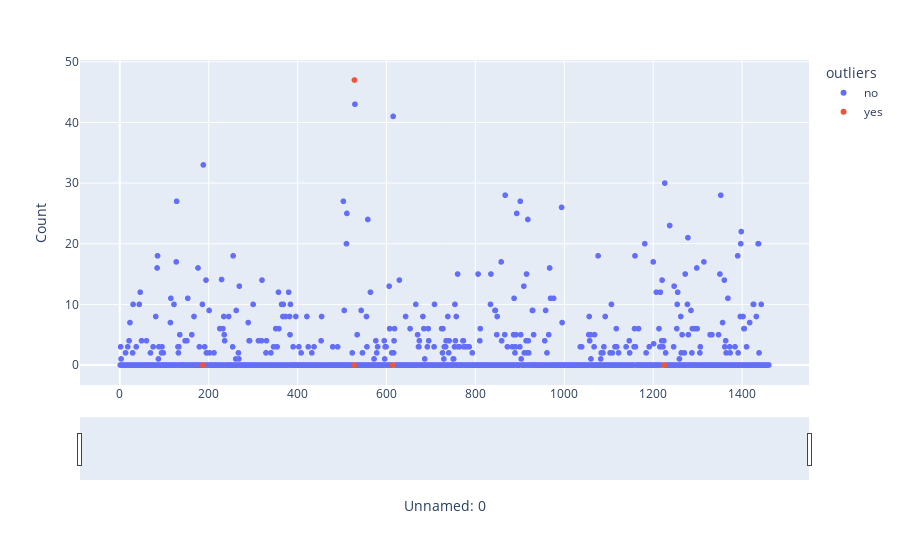

Notebook source saved alongside this figure:
### Code cell
fig = px.scatter(data_with_out.reset_index(), x='Unnamed: 0', y='Count', color='outliers')
fig.update_xaxes(
    rangeslider_visible=True,
)
fig.show()

### Figure 1 — Plotly figure (JSON) as saved in the notebook; plotly's stock layout.template omitted (floating-point values rounded to 4 significant figures; data arrays with more than 128 entries replaced by an {"elided": "..."} marker saying what was removed)
{"data": [{"hovertemplate": "outliers=no<br>Unnamed: 0=%{x}<br>Count=%{y}<extra></extra>", "legendgroup": "no", "marker": {"color": "#636efa", "symbol": "circle"}, "mode": "markers", "name": "no", "showlegend": true, "type": "scattergl", "x": {"elided": "1455 int values"}, "xaxis": "x", "y": {"elided": "1455 float values"}, "yaxis": "y"}, {"hovertemplate": "outliers=yes<br>Unnamed: 0=%{x}<br>Count=%{y}<extra></extra>", "legendgroup": "yes", "marker": {"color": "#EF553B", "symbol": "circle"}, "mode": "markers", "name": "yes", "showlegend": true, "type": "scattergl", "x": [187, 527, 528, 614, 1225], "xaxis": "x", "y": [0, 0, 47, 0, 0], "yaxis": "y"}], "layout": {"legend": {"title": {"text": "outliers"}, "tracegroupgap": 0}, "margin": {"t": 60}, "xaxis": {"anchor": "y", "domain": [0, 1], "rangeslider": {"visible": true}, "title": {"text": "Unnamed: 0"}}, "yaxis": {"anchor": "x", "domain": [0, 1], "title": {"text": "Count"}}}}
